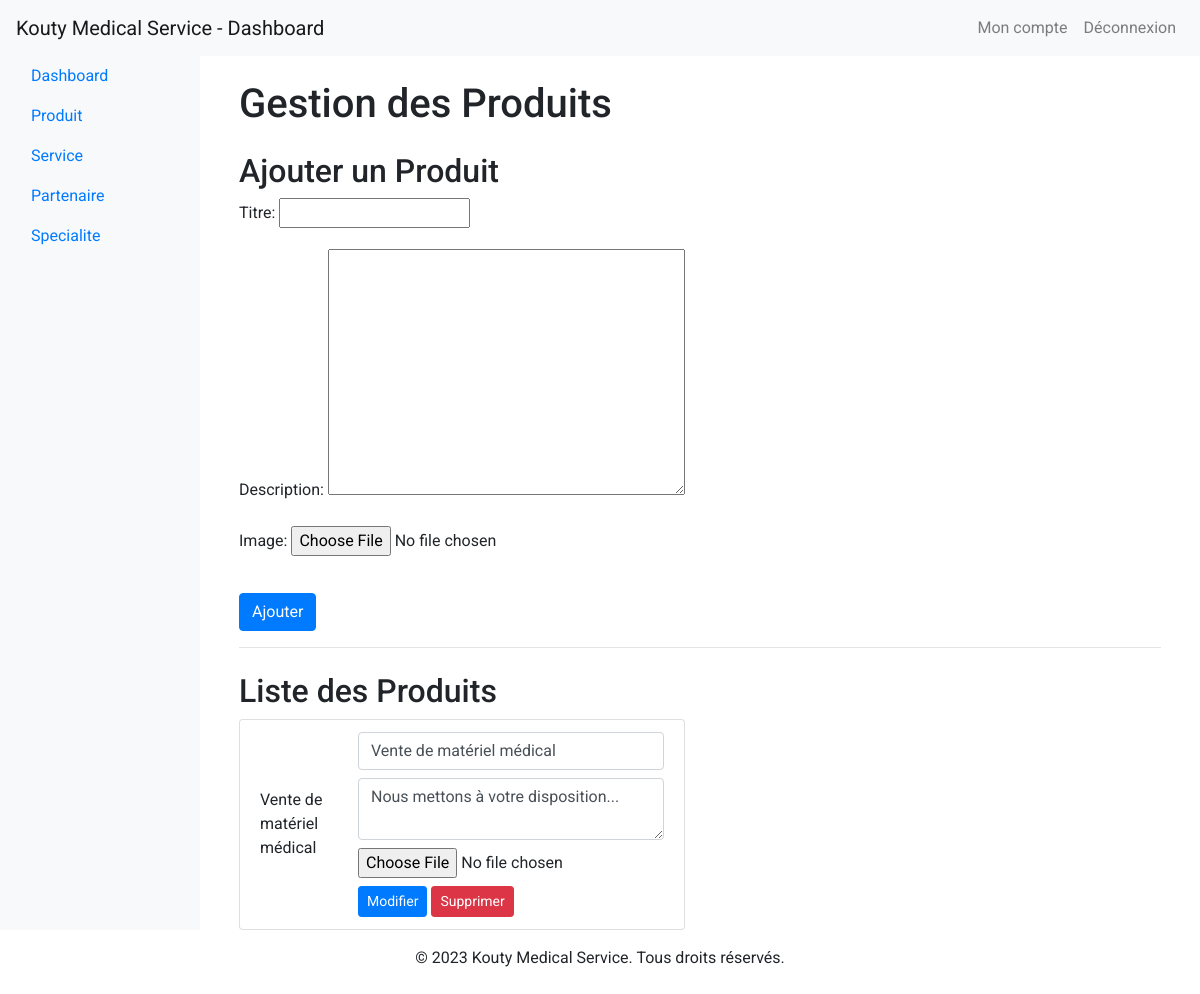
Page /koutysuperusers/produits/ (signed in) on the committed database.
### kouty/models.py (models this page shows, shortened)
class Produit(models.Model):
    id = models.AutoField(primary_key=True)
    titre = models.CharField(max_length=100)
    description = models.TextField()
    image = models.ImageField(upload_to='Produit/', blank=True, null=True)

### koutyAdmin/views.py (the view, shortened to what this page needs)
# urls.py: path('produits/', views.gestion_produits, name='gestion_produits'),
@login_required(login_url='admin_login')
def gestion_produits(request):
    produits = Produit.objects.all()
    form = ProduitForm()
    context = {'produits': produits, 'form': form}
    return render(request, 'admin/gest_produits.html', context)

### koutyAdmin/forms.py
class ProduitForm(forms.ModelForm):
    class Meta:
        model = Produit
        fields = ['titre', 'description', 'image']

### templates/admin/gest_produits.html (shortened to what this page needs)
{% extends 'admin/index.html' %}
{% block cp %}
<div class="container">
    <h1 class="my-4">Gestion des Produits</h1>
    <div class="row">
        <div class="col-md-6">
            <h2>Ajouter un Produit</h2>
            <form method="post" enctype="multipart/form-data">
                {{ form.as_p }}
                <button type="submit" class="btn btn-primary mt-3" name="ajouter">Ajouter</button>
            </form>
        </div>
    </div>
    <hr>
    <div class="row mt-4">
        <div class="col-md-6">
            <h2>Liste des Produits</h2>
            <ul class="list-group">
                {% for produit in produits %}
                <li class="list-group-item">
                    <div class="d-flex justify-content-between align-items-center">
                        <span>{{ produit.titre }}</span>
                        <div>
                            <form method="post" enctype="multipart/form-data" class="d-inline">
                                <input type="text" class="form-control" name="nouveau_nom" value="{{ produit.titre }}">
                                <textarea class="form-control mt-2" name="nouvelle_description">{{ produit.description }}</textarea>
                                <input type="file" class="mt-2" name="nouvelle_image">
                                <button type="submit" class="btn btn-primary btn-sm mt-2" name="modifier">Modifier</button>
                                <button type="submit" class="btn btn-danger btn-sm mt-2" name="supprimer">Supprimer</button>
                            </form>
                        </div>
                    </div>
                </li>
                {% endfor %}
            </ul>
        </div>
    </div>
</div>
{% endblock %}

### templates/admin/index.html (style rules this page uses)
body { font-family: 'Roboto', sans-serif; }

### rows in the picture
Produit: titre "Vente de matériel médical", nouveau_nom "Vente de matériel médical", nouvelle_description "Nous mettons à votre disposition..."
